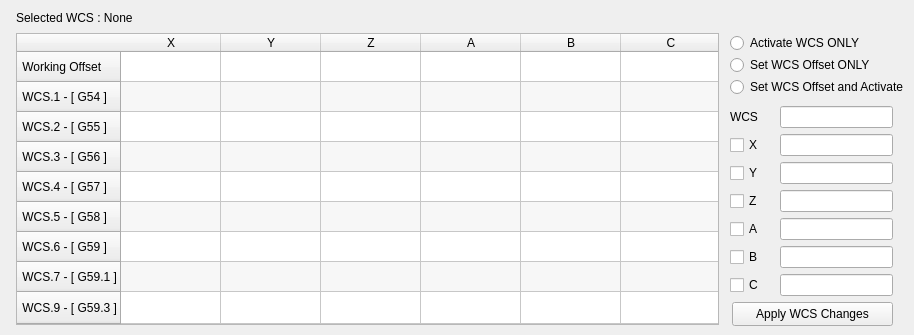
    <widget class="QWidget" name="tabWCS">
     <attribute name="title">
      <string>WCS</string>
     </attribute>
     <widget class="QTableWidget" name="csOffsetsTable">
      <property name="geometry">
       <rect>
        <x>16</x>
        <y>33</y>
        <width>703</width>
        <height>292</height>
       </rect>
      </property>
      <property name="verticalScrollBarPolicy">
       <enum>Qt::ScrollBarPolicy::ScrollBarAlwaysOff</enum>
      </property>
      <property name="horizontalScrollBarPolicy">
       <enum>Qt::ScrollBarPolicy::ScrollBarAlwaysOff</enum>
      </property>
      <property name="sizeAdjustPolicy">
       <enum>QAbstractScrollArea::SizeAdjustPolicy::AdjustIgnored</enum>
      </property>
      <property name="autoScroll">
       <bool>true</bool>
      </property>
      <property name="editTriggers">
       <set>QAbstractItemView::EditTrigger::NoEditTriggers</set>
      </property>
      <property name="tabKeyNavigation">
       <bool>false</bool>
      </property>
      <property name="showDropIndicator" stdset="0">
       <bool>false</bool>
      </property>
      <property name="dragDropOverwriteMode">
       <bool>false</bool>
      </property>
      <property name="alternatingRowColors">
       <bool>true</bool>
      </property>
      <property name="selectionMode">
       <enum>QAbstractItemView::SelectionMode::NoSelection</enum>
      </property>
      <property name="showGrid">
       <bool>true</bool>
      </property>
      <property name="wordWrap">
       <bool>false</bool>
      </property>
      <property name="cornerButtonEnabled">
       <bool>false</bool>
      </property>
      <property name="rowCount">
       <number>9</number>
      </property>
      <property name="columnCount">
       <number>6</number>
      </property>
      <attribute name="horizontalHeaderVisible">
       <bool>true</bool>
      </attribute>
      <attribute name="horizontalHeaderCascadingSectionResizes">
       <bool>true</bool>
      </attribute>
      <attribute name="horizontalHeaderHighlightSections">
       <bool>true</bool>
      </attribute>
      <attribute name="horizontalHeaderShowSortIndicator" stdset="0">
       <bool>false</bool>
      </attribute>
      <attribute name="horizontalHeaderStretchLastSection">
       <bool>true</bool>
      </attribute>
      <attribute name="verticalHeaderVisible">
       <bool>true</bool>
      </attribute>
      <attribute name="verticalHeaderCascadingSectionResizes">
       <bool>false</bool>
      </attribute>
      <attribute name="verticalHeaderHighlightSections">
       <bool>true</bool>
      </attribute>
      <attribute name="verticalHeaderShowSortIndicator" stdset="0">
       <bool>false</bool>
      </attribute>
      <attribute name="verticalHeaderStretchLastSection">
       <bool>true</bool>
      </attribute>
      <row>
       <property name="text">
        <string> Working Offset</string>
       </property>
      </row>
      <row>
       <property name="text">
        <string> WCS.1 - [ G54 ]</string>
       </property>
      </row>
      <row>
       <property name="text">
        <string> WCS.2 - [ G55 ]</string>
       </property>
      </row>
      <row>
       <property name="text">
        <string> WCS.3 - [ G56 ]</string>
       </property>
      </row>
      <row>
       <property name="text">
        <string> WCS.4 - [ G57 ]</string>
       </property>
      </row>
      <row>
       <property name="text">
        <string> WCS.5 - [ G58 ]</string>
       </property>
      </row>
      <row>
       <property name="text">
        <string> WCS.6 - [ G59 ]</string>
       </property>
      </row>
      <row>
       <property name="text">
        <string> WCS.7 - [ G59.1 ]</string>
       </property>
      </row>
      <row>
       <property name="text">
        <string> WCS.9 - [ G59.3 ]</string>
       </property>
      </row>
      <column>
       <property name="text">
        <string>X</string>
       </property>
      </column>
      <column>
       <property name="text">
        <string>Y</string>
       </property>
      </column>
      <column>
       <property name="text">
        <string>Z</string>
       </property>
      </column>
      <column>
       <property name="text">
        <string>A</string>
       </property>
      </column>
      <column>
       <property name="text">
        <string>B</string>
       </property>
      </column>
      <column>
       <property name="text">
        <string>C</string>
       </property>
      </column>
     </widget>
     <widget class="QLabel" name="csWorkingWCS">
      <property name="geometry">
       <rect>
        <x>16</x>
        <y>10</y>
        <width>201</width>
        <height>16</height>
       </rect>
      </property>
      <property name="text">
       <string>Selected WCS : None</string>
      </property>
     </widget>
     <widget class="QLineEdit" name="csSetWCSEdit">
      <property name="geometry">
       <rect>
        <x>780</x>
        <y>106</y>
        <width>113</width>
        <height>22</height>
       </rect>
      </property>
      <property name="text">
       <string/>
      </property>
      <property name="alignment">
       <set>Qt::AlignmentFlag::AlignRight|Qt::AlignmentFlag::AlignTrailing|Qt::AlignmentFlag::AlignVCenter</set>
      </property>
     </widget>
     <widget class="QLineEdit" name="csSetWCSXEdit">
      <property name="geometry">
       <rect>
        <x>780</x>
        <y>134</y>
        <width>113</width>
        <height>22</height>
       </rect>
      </property>
      <property name="alignment">
       <set>Qt::AlignmentFlag::AlignRight|Qt::AlignmentFlag::AlignTrailing|Qt::AlignmentFlag::AlignVCenter</set>
      </property>
     </widget>
     <widget class="QCheckBox" name="csSetWCSXCheckBox">
      <property name="geometry">
       <rect>
        <x>730</x>
        <y>135</y>
        <width>31</width>
        <height>20</height>
       </rect>
      </property>
      <property name="text">
       <string>X</string>
      </property>
     </widget>
     <widget class="QLineEdit" name="csSetWCSYEdit">
      <property name="geometry">
       <rect>
        <x>780</x>
        <y>162</y>
        <width>113</width>
        <height>22</height>
       </rect>
      </property>
      <property name="alignment">
       <set>Qt::AlignmentFlag::AlignRight|Qt::AlignmentFlag::AlignTrailing|Qt::AlignmentFlag::AlignVCenter</set>
      </property>
     </widget>
     <widget class="QCheckBox" name="csSetWCSYCheckBox">
      <property name="geometry">
       <rect>
        <x>730</x>
        <y>163</y>
        <width>31</width>
        <height>20</height>
       </rect>
      </property>
      <property name="text">
       <string>Y</string>
      </property>
     </widget>
     <widget class="QLineEdit" name="csSetWCSZEdit">
      <property name="geometry">
       <rect>
        <x>780</x>
        <y>190</y>
        <width>113</width>
        <height>22</height>
       </rect>
      </property>
      <property name="alignment">
       <set>Qt::AlignmentFlag::AlignRight|Qt::AlignmentFlag::AlignTrailing|Qt::AlignmentFlag::AlignVCenter</set>
      </property>
     </widget>
     <widget class="QCheckBox" name="csSetWCSZCheckBox">
      <property name="geometry">
       <rect>
        <x>730</x>
        <y>191</y>
        <width>31</width>
        <height>20</height>
       </rect>
      </property>
      <property name="text">
       <string>Z</string>
      </property>
     </widget>
     <widget class="QLineEdit" name="csSetWCSAEdit">
      <property name="geometry">
       <rect>
        <x>780</x>
        <y>218</y>
        <width>113</width>
        <height>22</height>
       </rect>
      </property>
      <property name="alignment">
       <set>Qt::AlignmentFlag::AlignRight|Qt::AlignmentFlag::AlignTrailing|Qt::AlignmentFlag::AlignVCenter</set>
      </property>
     </widget>
     <widget class="QCheckBox" name="csSetWCSACheckBox">
      <property name="geometry">
       <rect>
        <x>730</x>
        <y>219</y>
        <width>31</width>
        <height>20</height>
       </rect>
      </property>
      <property name="text">
       <string>A</string>
      </property>
     </widget>
     <widget class="QLineEdit" name="csSetWCSBEdit">
      <property name="geometry">
       <rect>
        <x>780</x>
        <y>246</y>
        <width>113</width>
        <height>22</height>
       </rect>
      </property>
      <property name="alignment">
       <set>Qt::AlignmentFlag::AlignRight|Qt::AlignmentFlag::AlignTrailing|Qt::AlignmentFlag::AlignVCenter</set>
      </property>
     </widget>
     <widget class="QCheckBox" name="csSetWCSBCheckBox">
      <property name="geometry">
       <rect>
        <x>730</x>
        <y>247</y>
        <width>31</width>
        <height>20</height>
       </rect>
      </property>
      <property name="text">
       <string>B</string>
      </property>
     </widget>
     <widget class="QLineEdit" name="csSetWCSCEdit">
      <property name="geometry">
       <rect>
        <x>780</x>
        <y>274</y>
        <width>113</width>
        <height>22</height>
       </rect>
      </property>
      <property name="alignment">
       <set>Qt::AlignmentFlag::AlignRight|Qt::AlignmentFlag::AlignTrailing|Qt::AlignmentFlag::AlignVCenter</set>
      </property>
     </widget>
     <widget class="QCheckBox" name="csSetWCSCCheckBox">
      <property name="geometry">
       <rect>
        <x>730</x>
        <y>275</y>
        <width>31</width>
        <height>20</height>
       </rect>
      </property>
      <property name="text">
       <string>C</string>
      </property>
     </widget>
     <widget class="QPushButton" name="csApplyWCSChangesButton">
      <property name="geometry">
       <rect>
        <x>732</x>
        <y>302</y>
        <width>161</width>
        <height>24</height>
       </rect>
      </property>
      <property name="text">
       <string>Apply WCS Changes</string>
      </property>
     </widget>
     <widget class="QRadioButton" name="csSetWCSOffsetOnlyRadioButton">
      <property name="geometry">
       <rect>
        <x>730</x>
        <y>55</y>
        <width>175</width>
        <height>20</height>
       </rect>
      </property>
      <property name="text">
       <string>Set WCS Offset ONLY</string>
      </property>
     </widget>
     <widget class="QRadioButton" name="csActivateWCSOnlyRadioButton">
      <property name="geometry">
       <rect>
        <x>730</x>
        <y>33</y>
        <width>175</width>
        <height>20</height>
       </rect>
      </property>
      <property name="text">
       <string>Activate WCS ONLY</string>
      </property>
     </widget>
     <widget class="QRadioButton" name="csSetWCSOffsetAndActivateRadioButton">
      <property name="geometry">
       <rect>
        <x>730</x>
        <y>77</y>
        <width>175</width>
        <height>20</height>
       </rect>
      </property>
      <property name="text">
       <string>Set WCS Offset and Activate</string>
      </property>
     </widget>
     <widget class="QLabel" name="csSetWCSLabel">
      <property name="geometry">
       <rect>
        <x>730</x>
        <y>109</y>
        <width>31</width>
        <height>16</height>
       </rect>
      </property>
      <property name="text">
       <string>WCS</string>
      </property>
     </widget>
    </widget>
